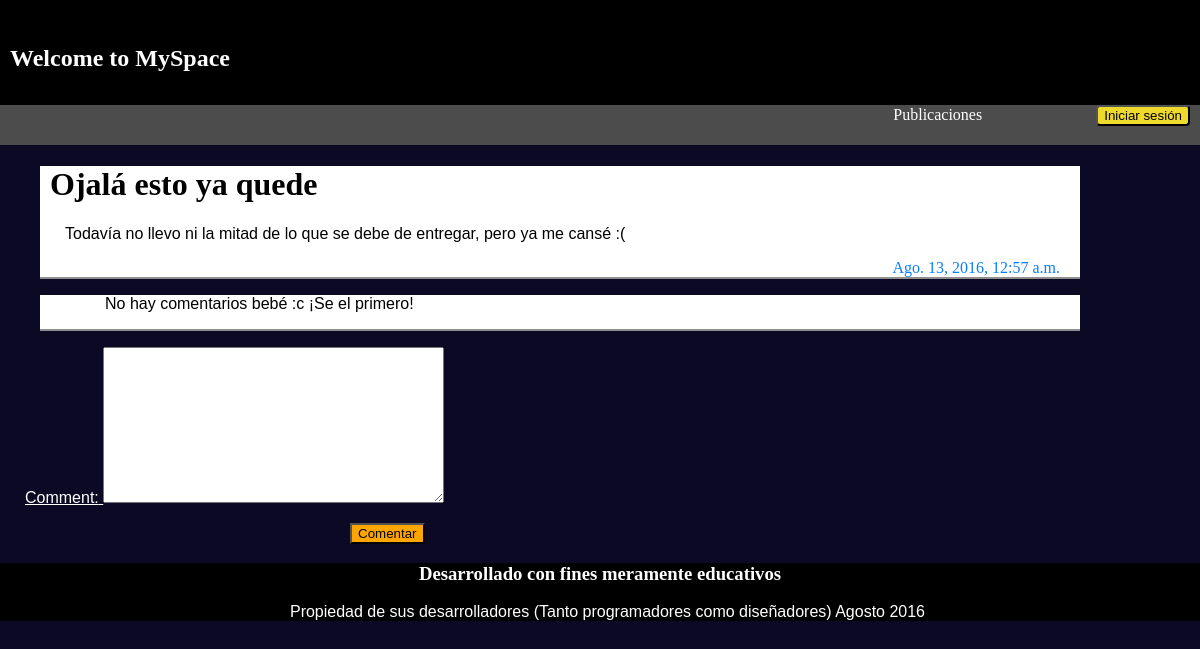
Page /blog/ojala-esto-ya-quede/ on the committed database.
### posts/models.py (models this page shows, shortened)
class Post(models.Model):
	titulo = models.CharField(max_length=140)
	fecha = models.DateTimeField(auto_now=True)
	cuerpo = models.TextField()
	publicado = models.BooleanField(default=False)
	slug = models.SlugField(max_length=500,blank=True,null=True) #esto es un slug

### posts/views.py (the view, shortened to what this page needs)
# urls.py: url(r'^blog/(?P<slug>[-\w]+)/$', views.DetailView.as_view(), name="detalle"),
class DetailView(View):
	def get(self,request,slug):
		template_name = 'detalle.html'
		post = Post.objects.get(slug=slug)
		form =CommForm()
		comentarios = post.chispos.all()
		context = {
		'post':post,
		'comments':comentarios,
		'form':form,
		}
		return render(request,template_name,context)

### posts/forms.py
class CommForm(forms.ModelForm):
	class Meta:
		model = Comentario
		fields = ['comment']

### posts/templates/detalle.html (shortened to what this page needs)
{%extends 'base.html'%}
{%block content%}
	<div id="publi">
<h1>{{post.titulo}}</h1>
<p>{{post.cuerpo}}</p>
<div id="fecha">{{post.fecha}} </div>
	</div>
<div id="publi">
<ul>
	{%for comment in comments%}
	<li><p>Comentario hecho por: {{comment.user}}</br></p>  {{comment.comment}}</br> <p id="fecha">{{comment.fecha}}</p></li>
	{%empty%}
	<p>No hay comentarios bebé :c ¡Se el primero!</p>
	{%endfor%}
</ul>
</div>
<u id="comenta">
<form id="ll" action="." method="post">
	{{form.as_p}}
	<input  id="tic" type="submit" value="Comentar">
</u>
{%endblock content%}

### templates/base.html (style rules this page uses)
html, body { font-family: Loma; margin: 0; background-color: #0B0923; }
#fecha { text-align:right; color:#077EFB; margin-right: 20px; }

### posts/templates/detalle.html (style rules this page uses)
#publi { margin-left: 40px; margin-right: 120px; background-color: #FFFFFF; border-bottom: solid 2px; border-color: #8E8E8E; margin-top: 0px; margin-bottom: 0px; }
p { font-family: sans-serif; margin-left: 25px; margin-right: 10px; }
h1 { margin-left: 10px; }
#comenta { margin-top: 100px; margin-bottom: 50px; }
#tic { background-color: orange; margin-left: 350px; }
#ll { color: white; }

### rows in the picture
Post: titulo "Ojalá esto ya quede", cuerpo "Todavía no llevo ni la mitad de lo que se debe de entregar, pero ya me cansé :(", fecha "Ago. 13, 2016, 12:57 a.m."
